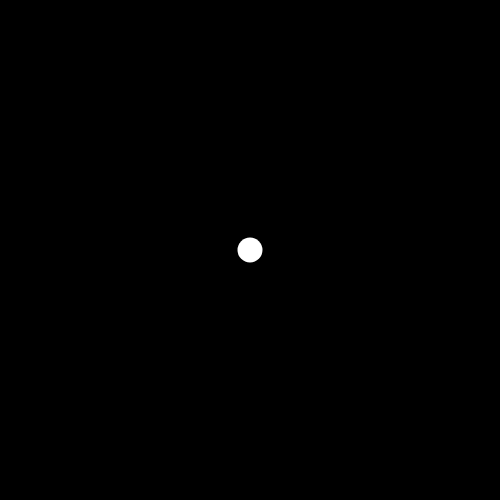
Frame 1 (no input)
Frame 60 (no input): identical to frame 1, image omitted
Frame 120 (the mouse pressed at the canvas centre since frame 60): identical to frame 1, image omitted

The p5.js sketch that drew this single still picture (run headless with seeded random() and noise() and a simulated clock; from frame 60 on, the mouse is pressed at the canvas centre):

// p5.js sketch
// ── sketch.js
// the character's current position
let xPos, yPos;

// the character's desired position
let xDesired, yDesired;

// speed value - how quickly should we move to the desired position
let speed = 2;

function setup() {
  createCanvas(500, 500);

  // default the character to the middle of the screen
  xPos = 250;
  yPos = 250;

  // default the character to want to move to the middle of the screen
  xDesired = 250;
  yDesired = 250;

  noStroke();
}

function draw() {
  // erase the background
  background(0);

  // see if we need to move the character

  // step 1: is the charater close enough to the desired position?  if so,
  // just nudge them into position
  if (abs(xPos - xDesired) < speed) {
    xPos = xDesired;
  }
  // otherwise see if we have to move left or right
  else {
    if (xDesired > xPos) {
      xPos += speed;
    }
    else {
      xPos -= speed;
    }
  }

  // step 1: nudge into the correct y position?
  if (abs(yPos - yDesired) < speed) {
    yPos = yDesired;
  }

  else {
    // move up or down
    if (yDesired > yPos) {
      yPos += speed;
    }
    else if (yDesired < yPos) {
      yPos -= speed;
    }
  }

  // draw the "desired" location
  fill(0, 255, 0);
  ellipse(xDesired, yDesired, 10, 10);

  // draw the "character" at its current position
  fill(255);
  ellipse(xPos, yPos, 25, 25);
}

function mousePressed() {
  // set a new desired position for the character
  xDesired = mouseX;
  yDesired = mouseY;
}
